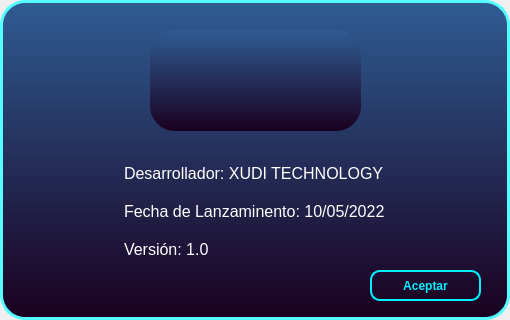
<?xml version="1.0" encoding="UTF-8"?>
<ui version="4.0">
 <class>Form</class>
 <widget class="QWidget" name="Form">
  <property name="geometry">
   <rect>
    <x>0</x>
    <y>0</y>
    <width>510</width>
    <height>320</height>
   </rect>
  </property>
  <property name="minimumSize">
   <size>
    <width>510</width>
    <height>320</height>
   </size>
  </property>
  <property name="maximumSize">
   <size>
    <width>510</width>
    <height>320</height>
   </size>
  </property>
  <property name="windowTitle">
   <string>Form</string>
  </property>
  <layout class="QVBoxLayout" name="verticalLayout">
   <property name="spacing">
    <number>0</number>
   </property>
   <property name="leftMargin">
    <number>0</number>
   </property>
   <property name="topMargin">
    <number>0</number>
   </property>
   <property name="rightMargin">
    <number>0</number>
   </property>
   <property name="bottomMargin">
    <number>0</number>
   </property>
   <item>
    <widget class="QFrame" name="frame">
     <property name="minimumSize">
      <size>
       <width>510</width>
       <height>320</height>
      </size>
     </property>
     <property name="maximumSize">
      <size>
       <width>510</width>
       <height>320</height>
      </size>
     </property>
     <property name="styleSheet">
      <string notr="true">background-color: qlineargradient(spread:pad, x1:0, y1:0, x2:0, y2:1, stop:0 rgba(47, 92, 147, 255), stop:1 rgba(26, 0, 31, 255));
border-style: solid;
border-width: 3px;
border-color: rgb(85, 255, 255);
border-radius: 25;</string>
     </property>
     <property name="frameShape">
      <enum>QFrame::StyledPanel</enum>
     </property>
     <property name="frameShadow">
      <enum>QFrame::Raised</enum>
     </property>
     <widget class="QTextBrowser" name="textBrowser">
      <property name="geometry">
       <rect>
        <x>120</x>
        <y>160</y>
        <width>301</width>
        <height>111</height>
       </rect>
      </property>
      <property name="styleSheet">
       <string notr="true">background-color: rgb(0,0,0,0);
border: none;</string>
      </property>
      <property name="html">
       <string>&lt;!DOCTYPE HTML PUBLIC &quot;-//W3C//DTD HTML 4.0//EN&quot; &quot;http://www.w3.org/TR/REC-html40/strict.dtd&quot;&gt;
&lt;html&gt;&lt;head&gt;&lt;meta name=&quot;qrichtext&quot; content=&quot;1&quot; /&gt;&lt;style type=&quot;text/css&quot;&gt;
p, li { white-space: pre-wrap; }
&lt;/style&gt;&lt;/head&gt;&lt;body style=&quot; font-family:'MS Shell Dlg 2'; font-size:8.25pt; font-weight:400; font-style:normal;&quot;&gt;
&lt;p style=&quot; margin-top:0px; margin-bottom:0px; margin-left:0px; margin-right:0px; -qt-block-indent:0; text-indent:0px;&quot;&gt;&lt;span style=&quot; font-size:12pt; color:#ffffff;&quot;&gt;Desarrollador: &lt;/span&gt;&lt;span style=&quot; font-family:'Calibri'; font-size:12pt; color:#ffffff;&quot;&gt;XUDI TECHNOLOGY&lt;/span&gt;&lt;span style=&quot; font-size:12pt; color:#ffffff;&quot;&gt; &lt;/span&gt;&lt;/p&gt;
&lt;p style=&quot;-qt-paragraph-type:empty; margin-top:0px; margin-bottom:0px; margin-left:0px; margin-right:0px; -qt-block-indent:0; text-indent:0px; font-size:12pt; color:#ffffff;&quot;&gt;&lt;br /&gt;&lt;/p&gt;
&lt;p style=&quot; margin-top:0px; margin-bottom:0px; margin-left:0px; margin-right:0px; -qt-block-indent:0; text-indent:0px;&quot;&gt;&lt;span style=&quot; font-size:12pt; color:#ffffff;&quot;&gt;Fecha de Lanzaminento: 10/05/2022&lt;/span&gt;&lt;/p&gt;
&lt;p style=&quot;-qt-paragraph-type:empty; margin-top:0px; margin-bottom:0px; margin-left:0px; margin-right:0px; -qt-block-indent:0; text-indent:0px; font-size:12pt; color:#ffffff;&quot;&gt;&lt;br /&gt;&lt;/p&gt;
&lt;p style=&quot; margin-top:0px; margin-bottom:0px; margin-left:0px; margin-right:0px; -qt-block-indent:0; text-indent:0px;&quot;&gt;&lt;span style=&quot; font-size:12pt; color:#ffffff;&quot;&gt;Versión: 1.0&lt;/span&gt;&lt;/p&gt;&lt;/body&gt;&lt;/html&gt;</string>
      </property>
     </widget>
     <widget class="QPushButton" name="pushButton_aceptar">
      <property name="geometry">
       <rect>
        <x>370</x>
        <y>270</y>
        <width>111</width>
        <height>31</height>
       </rect>
      </property>
      <property name="styleSheet">
       <string notr="true">QPushButton{
border-color: rgba(3, 239, 254, 1);
border-style: solid;
border-radius: 10;
border-width: 2px;
background-color: rgba(170, 169, 162, 0);
font:75 10pt &quot;Myanmar Text&quot;;
font: bold;
color: rgb(3,239,254);
}

QPushButton:hover{
background-color:rgba(3, 239, 254, 0.4);
font:75 10pt &quot;Myanmar Text&quot;;
font: bold;
color: rgb(3,239,254);
}</string>
      </property>
      <property name="text">
       <string>Aceptar</string>
      </property>
     </widget>
     <widget class="QLabel" name="label">
      <property name="geometry">
       <rect>
        <x>150</x>
        <y>30</y>
        <width>211</width>
        <height>101</height>
       </rect>
      </property>
      <property name="styleSheet">
       <string notr="true">border:none;</string>
      </property>
      <property name="text">
       <string/>
      </property>
      <property name="pixmap">
       <pixmap>../../Downloads/logo Xudi.jpg</pixmap>
      </property>
      <property name="scaledContents">
       <bool>true</bool>
      </property>
     </widget>
    </widget>
   </item>
  </layout>
 </widget>
 <resources/>
 <connections/>
</ui>
